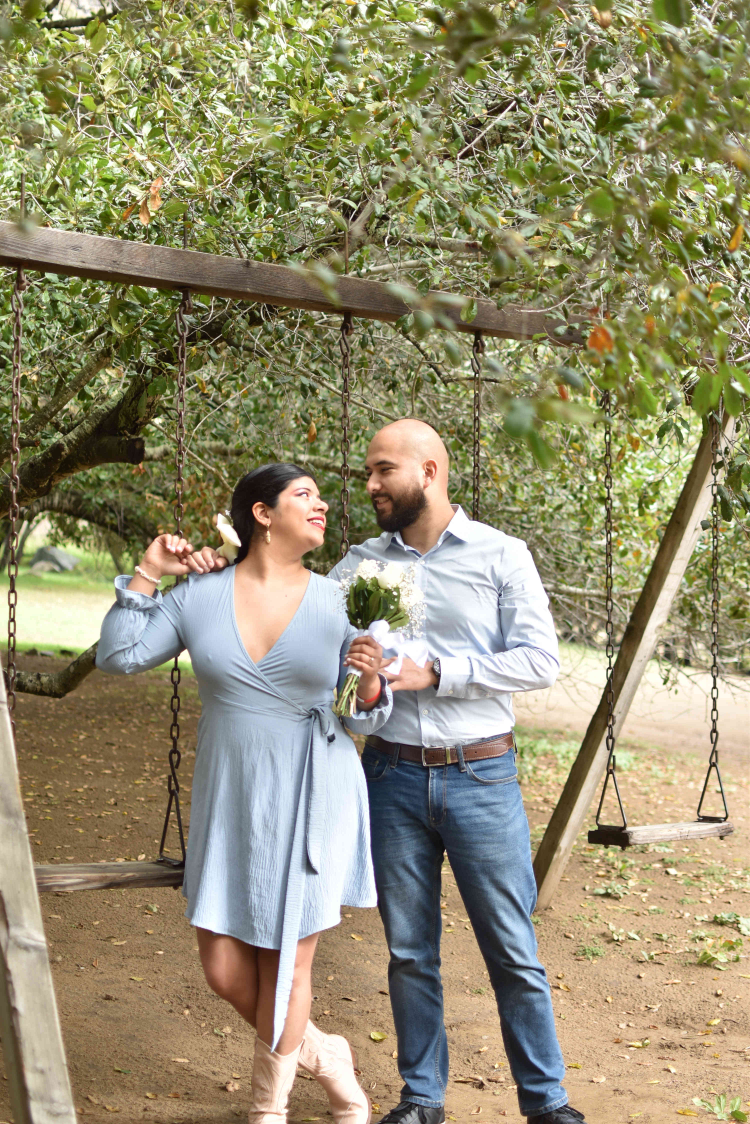
#> input picture src/assets/images/portrait/carousel_07.jpg, 3000 x 4496 px (shown at 1/4 size); its folder holds 4 pictures in this run
$ python compress_picts.py
#> lines starting #> are read from the running program, lines starting #| are printed output that depends on the picture
from PIL import Image
import os


directory = 'src/assets/images/portrait'
index = -1
for filename in os.listdir(directory):
    index += 1
    f = os.path.join(directory, filename)
    # checking if it is a file
    if os.path.isfile(f):
        image = Image.open(f)
#> image is the input picture: PIL image 3000x4496 RGB; mean R, G, B 148.7, 142.7, 111.8
        imgcopy = image.copy()
        # image.resize((888, 667), Image.Resampling.BILINEAR)
        imgcopy.thumbnail((888,667))
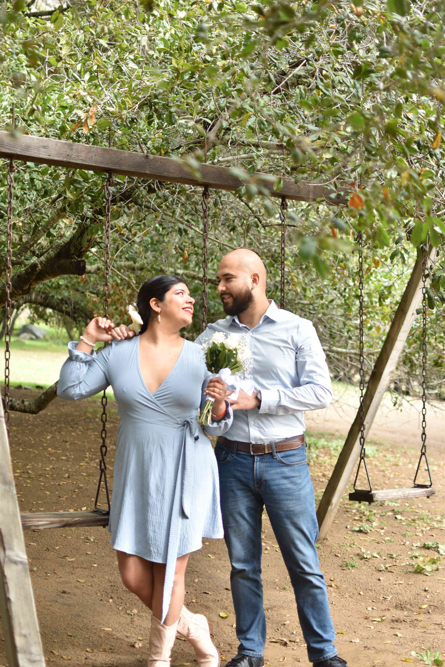
#> imgcopy: PIL image 445x667 RGB; mean R, G, B 148.6, 142.6, 111.7
        fnoext = f.split('.')[0]
        imgcopy.save(f'{fnoext}_min.jpg', "JPEG")
#> pass 2 of the loop `for filename in os.listdir(directory):`:
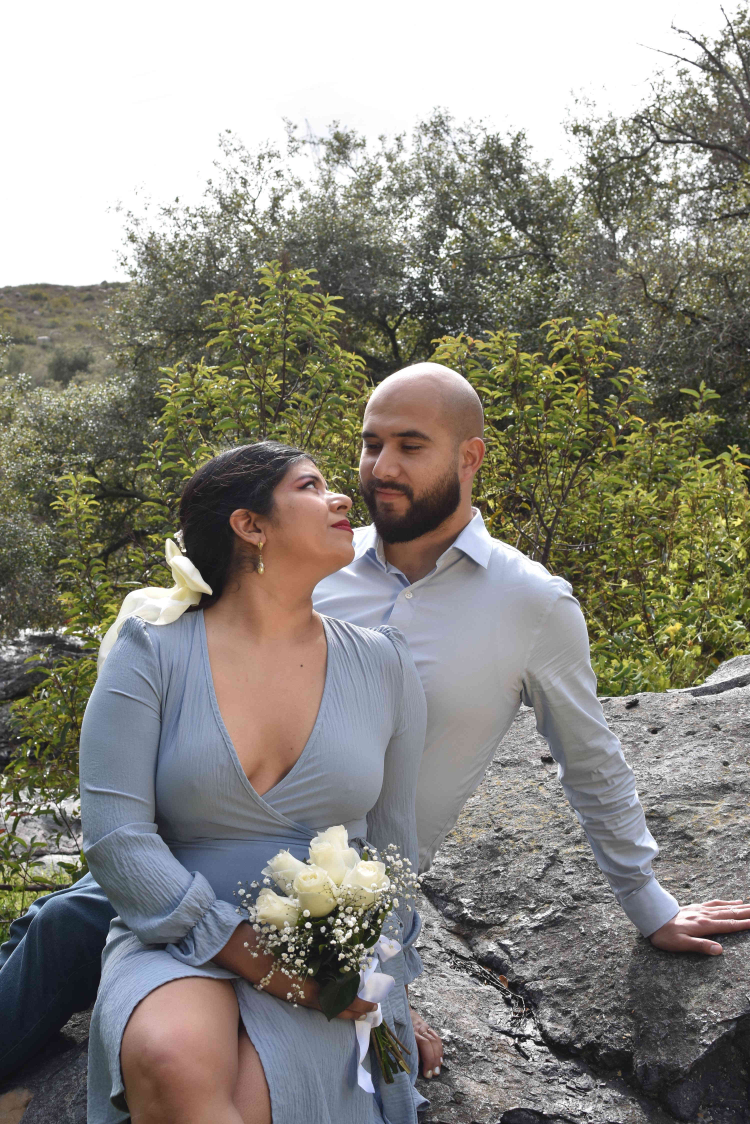
#> input picture src/assets/images/portrait/carousel_1.jpg, 3000 x 4496 px (shown at 1/4 size)
#> image is the input picture: PIL image 3000x4496 RGB; mean R, G, B 138.6, 136.3, 128.1
#> `imgcopy.thumbnail((888,667))`:
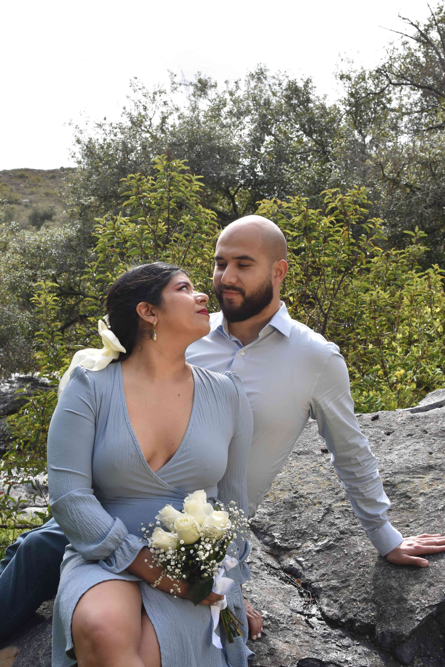
#> imgcopy: PIL image 445x667 RGB; mean R, G, B 138.5, 136.2, 128.1
#> pass 3 of the loop `for filename in os.listdir(directory):`:
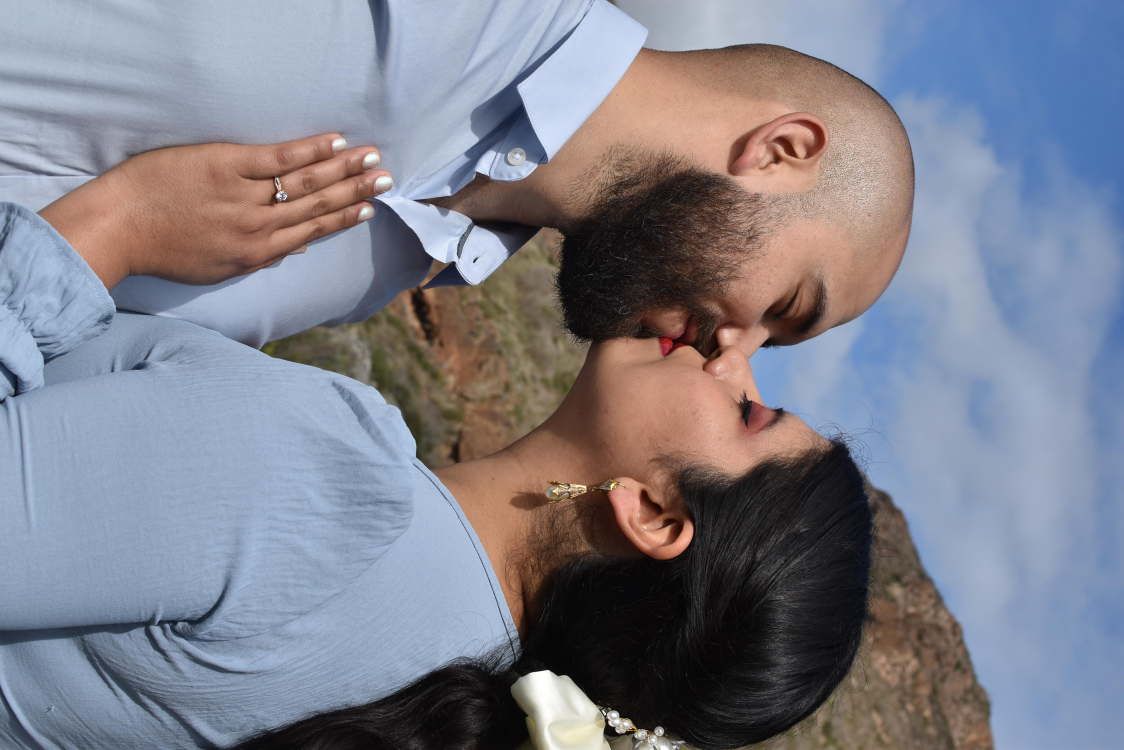
#> input picture src/assets/images/portrait/carousel_2.jpg, 4496 x 3000 px (shown at 1/4 size)
#> image is the input picture: PIL image 4496x3000 RGB; mean R, G, B 127.3, 128.3, 140
#> `imgcopy.thumbnail((888,667))`:
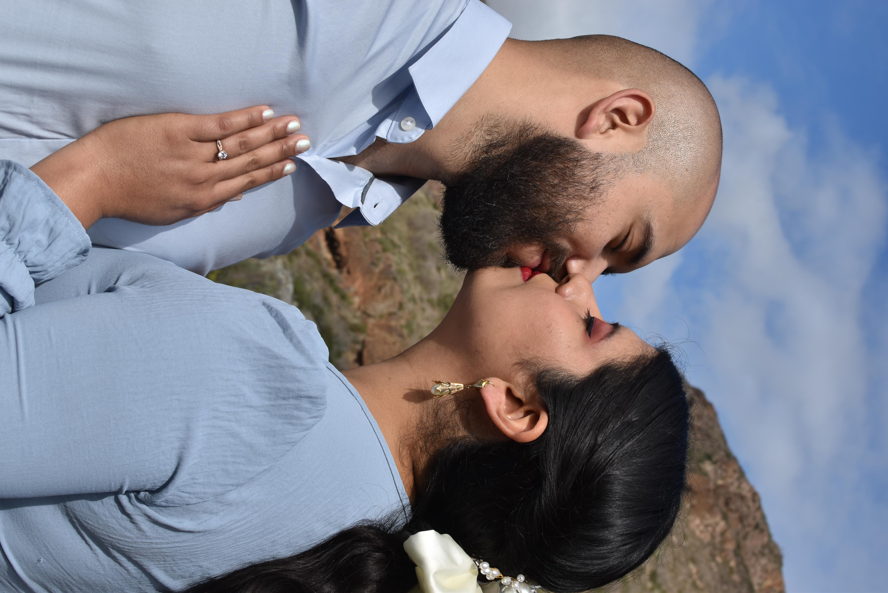
#> imgcopy: PIL image 888x593 RGB; mean R, G, B 127.4, 128.5, 140.2
#> the loop made 4 passes; the first 3 are shown
